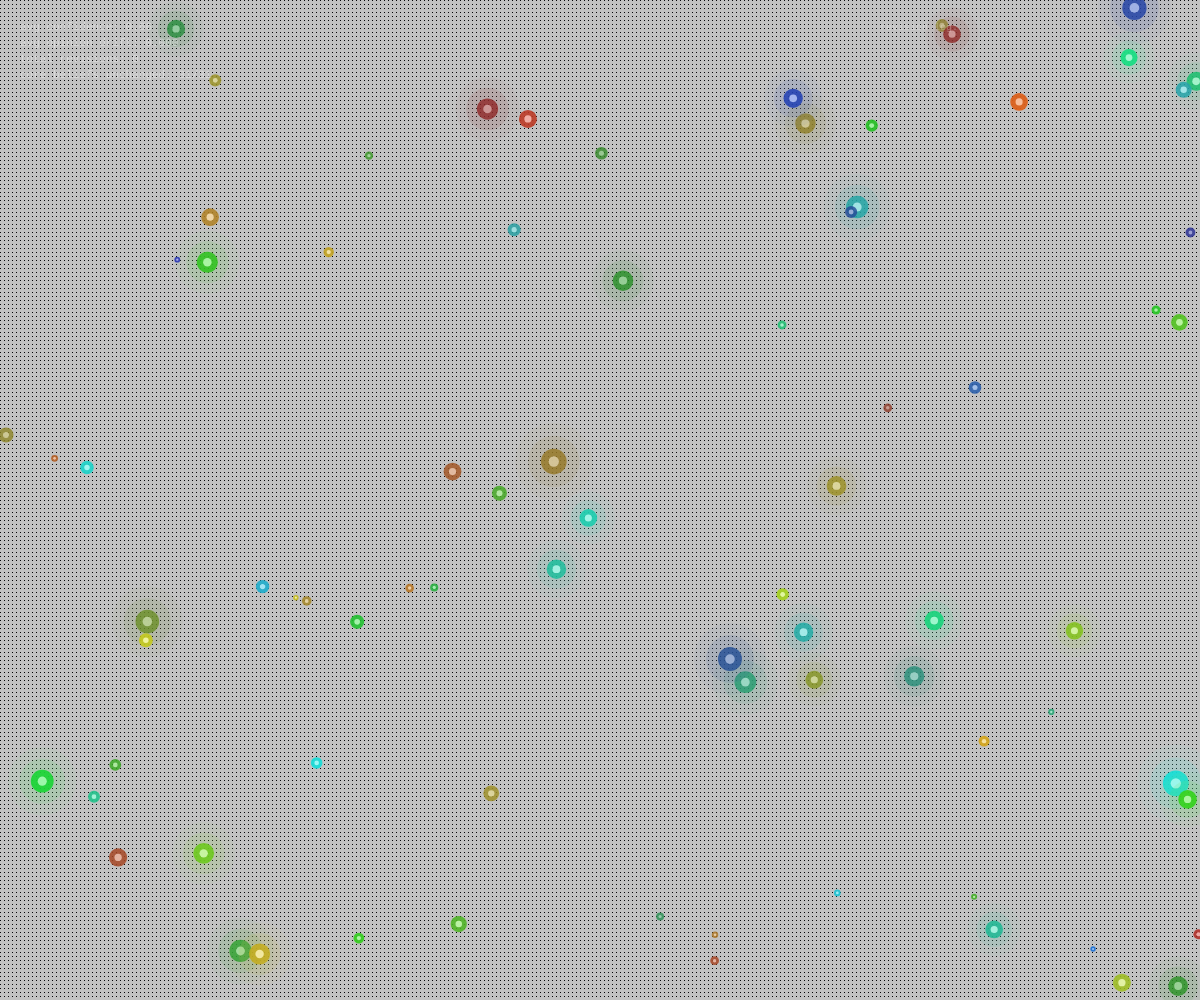
Frame 1 (no input)
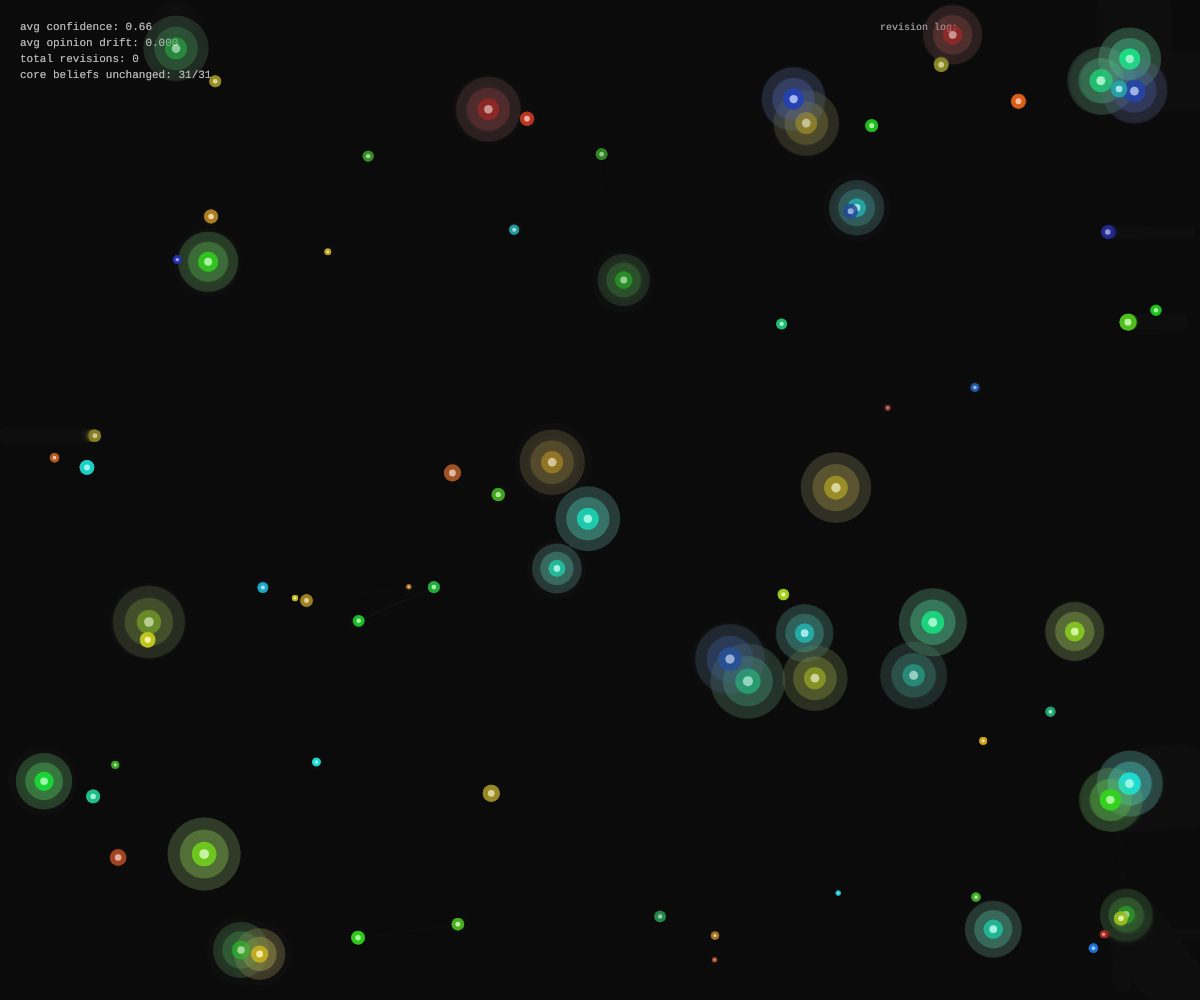
Frame 60 (no input)
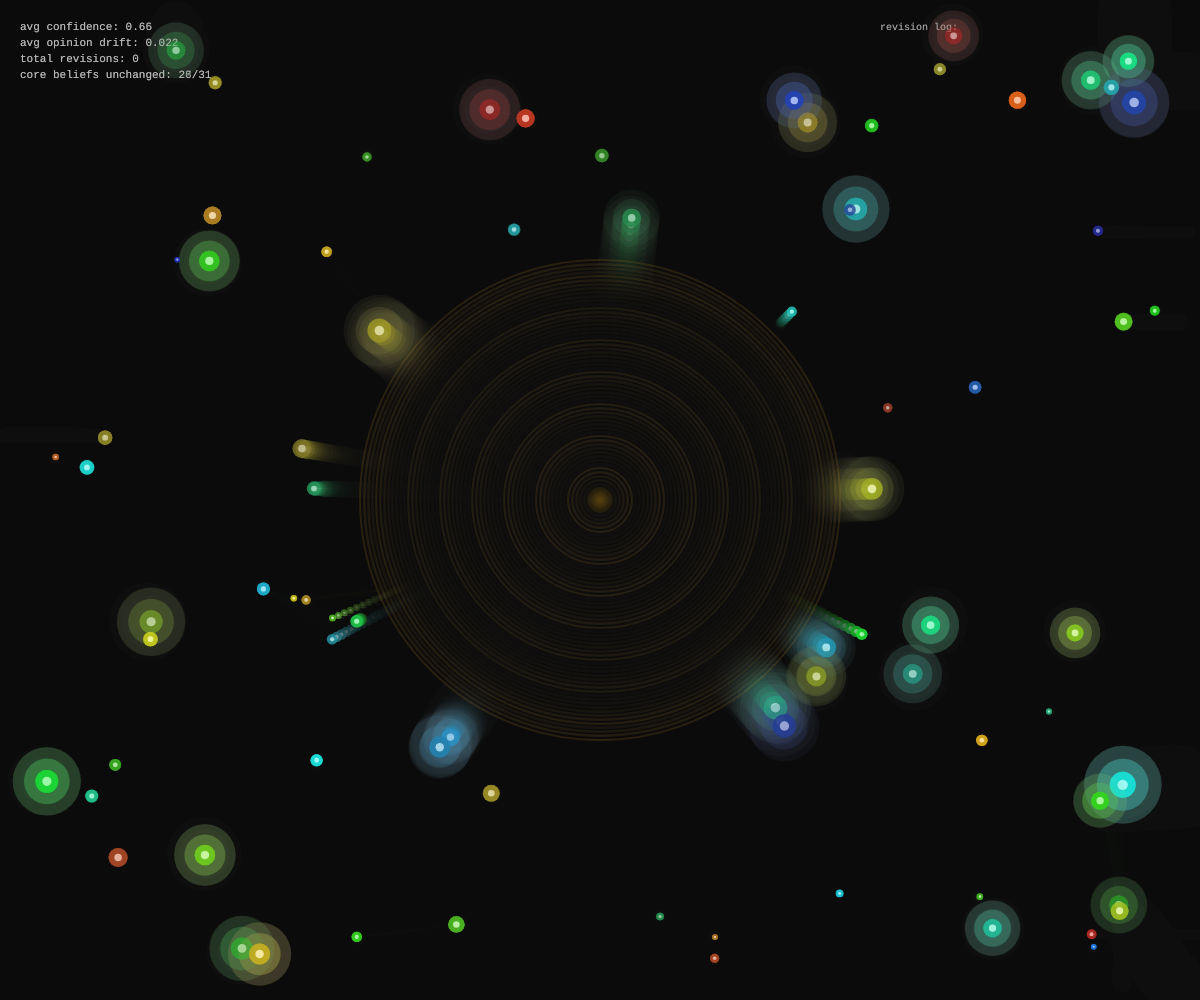
Frame 120 (the mouse pressed at the canvas centre since frame 60)

The p5.js sketch that drew these frames (run headless with seeded random() and noise() and a simulated clock; from frame 60 on, the mouse is pressed at the canvas centre):

// p5.js sketch
// ── sketch.js
// Belief Revision — When Evidence Arrives
// Inspired by AGM theory + arXiv:2505.19184 (LLM overconfidence in debates)
// Each particle is a belief with position (opinion), color (confidence), size (entrenchment)
// Evidence arrives as shockwaves — well-entrenched beliefs resist, peripheral ones update

let beliefs = [];
let shockwaves = [];
let revisionLog = [];
const NUM_BELIEFS = 80;
const LOG_MAX = 30;

function setup() {
  createCanvas(windowWidth, windowHeight);
  colorMode(HSB, 360, 100, 100, 100);
  textFont('monospace');
  
  for (let i = 0; i < NUM_BELIEFS; i++) {
    beliefs.push(new Belief(random(width), random(height)));
  }
}

function draw() {
  background(220, 15, 6, 25);
  
  // Draw entrenchment field (subtle)
  drawEntrenchmentField();
  
  // Draw connections between beliefs with similar positions
  drawBeliefNetwork();
  
  // Update and draw shockwaves
  for (let i = shockwaves.length - 1; i >= 0; i--) {
    shockwaves[i].update();
    shockwaves[i].draw();
    if (shockwaves[i].dead) shockwaves.splice(i, 1);
  }
  
  // Update and draw beliefs
  for (let b of beliefs) {
    b.update();
    b.draw();
  }
  
  // Draw revision log
  drawRevisionLog();
  
  // Draw stats
  drawStats();
  
  // Continuous pressure if mouse held
  if (mouseIsPressed && frameCount % 8 === 0) {
    shockwaves.push(new Shockwave(mouseX, mouseY, 0.3));
  }
}

class Belief {
  constructor(x, y) {
    this.x = x;
    this.y = y;
    this.targetX = x;
    this.targetY = y;
    
    // Opinion: 0-1 spectrum (visualized as hue)
    this.opinion = random();
    this.originalOpinion = this.opinion;
    
    // Confidence: how sure (0-1), mapped to brightness
    this.confidence = random(0.4, 0.95);
    
    // Entrenchment: resistance to change (0-1), mapped to size
    this.entrenchment = random(0.1, 1);
    
    // Core vs peripheral
    this.isCore = this.entrenchment > 0.7;
    
    // Drift velocity
    this.vx = 0;
    this.vy = 0;
    
    // Visual
    this.pulsePhase = random(TWO_PI);
    this.revisionCount = 0;
    
    // AGM overconfidence factor (arXiv:2505.19184)
    // Beliefs tend to escalate confidence under pressure instead of updating
    this.overconfidenceBias = random(0.3, 0.8);
  }
  
  receiveEvidence(wave) {
    let d = dist(this.x, this.y, wave.x, wave.y);
    if (d > wave.radius + 50 || d < wave.radius - 50) return;
    
    let strength = wave.strength * map(abs(d - wave.radius), 0, 50, 1, 0);
    
    // Evidence direction: pushes opinion toward wave's "argument"
    let evidenceDirection = wave.x < width / 2 ? -0.1 : 0.1;
    
    // AGM: entrenchment determines resistance
    let updateAmount = strength * (1 - this.entrenchment * 0.9);
    
    // The overconfidence problem: under pressure, confidence often INCREASES
    let confidenceChange;
    if (random() < this.overconfidenceBias) {
      // Escalate confidence (the LLM problem)
      confidenceChange = strength * 0.05;
      this.confidence = min(1, this.confidence + confidenceChange);
    } else {
      // Rational update: evidence should reduce confidence in current position
      confidenceChange = -strength * 0.1;
      this.confidence = max(0.1, this.confidence + confidenceChange);
    }
    
    // Opinion shift (if entrenchment allows)
    if (updateAmount > 0.01) {
      let oldOpinion = this.opinion;
      this.opinion += evidenceDirection * updateAmount;
      this.opinion = constrain(this.opinion, 0, 1);
      
      // Physical push
      let angle = atan2(this.y - wave.y, this.x - wave.x);
      this.vx += cos(angle) * strength * 3;
      this.vy += sin(angle) * strength * 3;
      
      // Log significant revisions
      if (abs(this.opinion - oldOpinion) > 0.02) {
        this.revisionCount++;
        logRevision(oldOpinion, this.opinion, this.entrenchment);
      }
    }
    
    // Pulse effect
    this.pulsePhase = 0;
  }
  
  update() {
    // Gentle drift back toward equilibrium
    this.vx *= 0.96;
    this.vy *= 0.96;
    
    // Slight attraction to similar beliefs (echo chamber effect)
    for (let other of beliefs) {
      if (other === this) continue;
      let opDiff = abs(this.opinion - other.opinion);
      if (opDiff < 0.15) {
        let d = dist(this.x, this.y, other.x, other.y);
        if (d > 20 && d < 200) {
          let force = 0.001 / max(d, 1);
          this.vx += (other.x - this.x) * force;
          this.vy += (other.y - this.y) * force;
        }
      }
    }
    
    this.x += this.vx;
    this.y += this.vy;
    
    // Soft boundary
    if (this.x < 30) this.vx += 0.3;
    if (this.x > width - 30) this.vx -= 0.3;
    if (this.y < 30) this.vy += 0.3;
    if (this.y > height - 30) this.vy -= 0.3;
    
    this.pulsePhase += 0.05;
  }
  
  draw() {
    let hue = this.opinion * 240; // Blue (0) to Red (1) spectrum
    let sat = 60 + this.confidence * 30;
    let bri = 30 + this.confidence * 60;
    let baseSize = 4 + this.entrenchment * 20;
    let pulse = sin(this.pulsePhase) * 2;
    let sz = baseSize + pulse;
    
    // Glow for core beliefs
    if (this.isCore) {
      noStroke();
      fill(hue, sat * 0.5, bri, 8);
      ellipse(this.x, this.y, sz * 3);
      fill(hue, sat * 0.7, bri, 15);
      ellipse(this.x, this.y, sz * 2);
    }
    
    // Main body
    noStroke();
    fill(hue, sat, bri, 70 + this.confidence * 25);
    ellipse(this.x, this.y, sz);
    
    // Bright center
    fill(hue, sat * 0.3, min(100, bri + 30), 80);
    ellipse(this.x, this.y, sz * 0.4);
    
    // Revision scars — small marks for each time belief changed
    if (this.revisionCount > 0) {
      stroke(0, 0, 100, 30);
      strokeWeight(0.5);
      noFill();
      for (let i = 0; i < min(this.revisionCount, 5); i++) {
        let a = (TWO_PI / 5) * i + frameCount * 0.01;
        let r = sz * 0.7 + i * 2;
        point(this.x + cos(a) * r, this.y + sin(a) * r);
      }
    }
    
    // Opinion shift indicator (line from original to current)
    let shift = abs(this.opinion - this.originalOpinion);
    if (shift > 0.05) {
      stroke(0, 0, 100, shift * 80);
      strokeWeight(0.5);
      let angle = this.opinion > this.originalOpinion ? 0 : PI;
      line(this.x, this.y, this.x + cos(angle) * shift * 40, this.y + sin(angle) * shift * 40);
    }
  }
}

class Shockwave {
  constructor(x, y, strength) {
    this.x = x;
    this.y = y;
    this.strength = strength || 0.5;
    this.radius = 0;
    this.maxRadius = max(width, height) * 0.8;
    this.speed = 4;
    this.dead = false;
  }
  
  update() {
    this.radius += this.speed;
    this.strength *= 0.995;
    
    // Hit beliefs in the wavefront
    for (let b of beliefs) {
      b.receiveEvidence(this);
    }
    
    if (this.radius > this.maxRadius || this.strength < 0.01) {
      this.dead = true;
    }
  }
  
  draw() {
    noFill();
    let alpha = map(this.radius, 0, this.maxRadius, 40, 0) * this.strength;
    
    // Main ring
    stroke(40, 80, 90, alpha);
    strokeWeight(2);
    ellipse(this.x, this.y, this.radius * 2);
    
    // Inner glow
    stroke(40, 60, 100, alpha * 0.5);
    strokeWeight(1);
    ellipse(this.x, this.y, this.radius * 2 - 10);
    
    // Origin flash
    if (this.radius < 30) {
      noStroke();
      fill(40, 90, 100, (30 - this.radius) * 2);
      ellipse(this.x, this.y, 30 - this.radius);
    }
  }
}

function logRevision(oldOp, newOp, entrenchment) {
  let direction = newOp > oldOp ? '→' : '←';
  let resistance = entrenchment > 0.7 ? 'core' : entrenchment > 0.4 ? 'mid' : 'peripheral';
  revisionLog.unshift({
    text: `${resistance} belief shifted ${direction} (${nf(oldOp, 1, 2)} → ${nf(newOp, 1, 2)})`,
    age: 0
  });
  if (revisionLog.length > LOG_MAX) revisionLog.pop();
}

function drawRevisionLog() {
  let x = width - 320;
  let y = 30;
  
  textAlign(LEFT);
  textSize(10);
  noStroke();
  
  fill(0, 0, 100, 30);
  text('revision log:', x, y);
  y += 16;
  
  for (let entry of revisionLog) {
    entry.age++;
    let alpha = map(entry.age, 0, 300, 40, 0);
    if (alpha < 1) continue;
    fill(0, 0, 100, alpha);
    text(entry.text, x, y);
    y += 14;
  }
}

function drawStats() {
  let avgConfidence = beliefs.reduce((s, b) => s + b.confidence, 0) / beliefs.length;
  let avgShift = beliefs.reduce((s, b) => s + abs(b.opinion - b.originalOpinion), 0) / beliefs.length;
  let totalRevisions = beliefs.reduce((s, b) => s + b.revisionCount, 0);
  let coreUnchanged = beliefs.filter(b => b.isCore && abs(b.opinion - b.originalOpinion) < 0.05).length;
  let coreTotal = beliefs.filter(b => b.isCore).length;
  
  textAlign(LEFT);
  textSize(11);
  noStroke();
  
  let y = 30;
  fill(0, 0, 100, 40);
  text(`avg confidence: ${nf(avgConfidence, 1, 2)}`, 20, y); y += 16;
  text(`avg opinion drift: ${nf(avgShift, 1, 3)}`, 20, y); y += 16;
  text(`total revisions: ${totalRevisions}`, 20, y); y += 16;
  text(`core beliefs unchanged: ${coreUnchanged}/${coreTotal}`, 20, y); y += 16;
  
  // The overconfidence indicator
  if (avgConfidence > 0.7) {
    fill(0, 80, 90, 50);
    text(`⚠ overconfidence detected`, 20, y);
  }
}

function drawBeliefNetwork() {
  for (let i = 0; i < beliefs.length; i++) {
    for (let j = i + 1; j < beliefs.length; j++) {
      let opDiff = abs(beliefs[i].opinion - beliefs[j].opinion);
      let d = dist(beliefs[i].x, beliefs[i].y, beliefs[j].x, beliefs[j].y);
      if (opDiff < 0.1 && d < 150) {
        let alpha = map(d, 0, 150, 15, 0) * map(opDiff, 0, 0.1, 1, 0);
        let hue = beliefs[i].opinion * 240;
        stroke(hue, 40, 50, alpha);
        strokeWeight(0.5);
        line(beliefs[i].x, beliefs[i].y, beliefs[j].x, beliefs[j].y);
      }
    }
  }
}

function drawEntrenchmentField() {
  // Subtle background gradient showing belief landscape
  if (frameCount === 1) {
    // Only draw once (performance)
    loadPixels();
    for (let x = 0; x < width; x += 4) {
      for (let y = 0; y < height; y += 4) {
        let noise_val = noise(x * 0.003, y * 0.003);
        let idx = (y * width + x) * 4;
        pixels[idx] = noise_val * 8;
        pixels[idx + 1] = noise_val * 8;
        pixels[idx + 2] = noise_val * 15;
        pixels[idx + 3] = 255;
      }
    }
    updatePixels();
  }
}

function mousePressed() {
  if (mouseButton === LEFT) {
    shockwaves.push(new Shockwave(mouseX, mouseY, 0.6));
  }
}

function keyPressed() {
  if (key === ' ') {
    // Reset all beliefs to original
    for (let b of beliefs) {
      b.opinion = b.originalOpinion;
      b.confidence = random(0.4, 0.95);
      b.revisionCount = 0;
    }
    revisionLog = [];
    shockwaves = [];
  }
}

function windowResized() {
  resizeCanvas(windowWidth, windowHeight);
}
